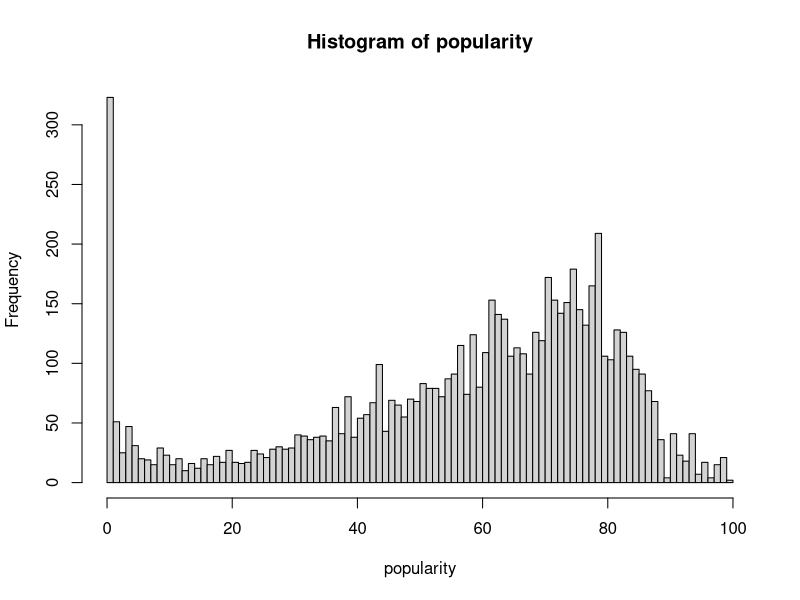
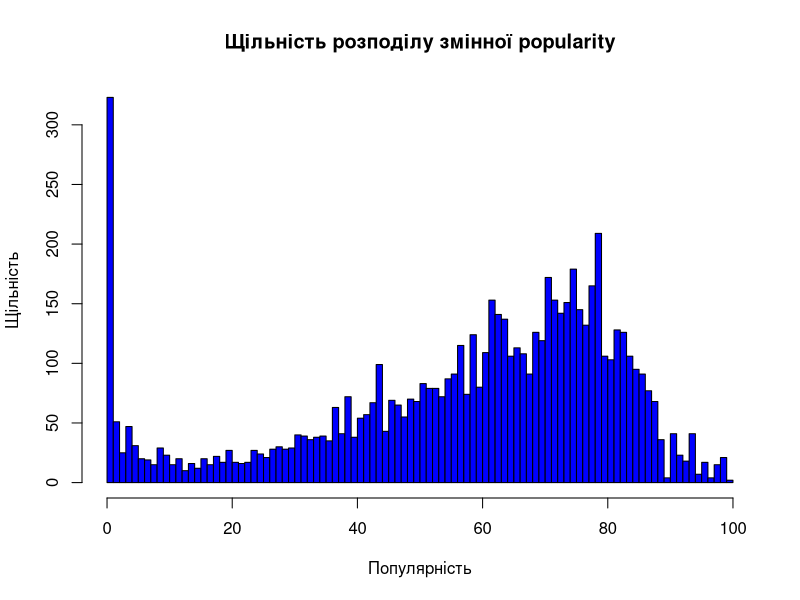

Generate these figures, in order, with R:
options(scipen=5)

songs <- read.csv(file = 'tiktok.csv')
popularity <- songs$popularity
plot(hist(popularity, breaks=100),
     main="Щільність розподілу змінної popularity", 
     xlab="Популярність", 
     ylab="Щільність", 
     col = "blue"
     )
